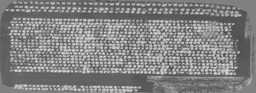
#> input picture asn2/lentil.png, 256 x 93 px, shrunk from 2194 x 800 before the run
$ jupyter execute asn2-q2.ipynb
#> lines starting #> are read from the running program, lines starting #| are printed output that depends on the picture
# Step 1: Blob detection

The `lentil.png` image is a greyscale image from constructed from the red light and near infrared light channels of a multispectral camera.  (Thanks to Dr. Kirstin Bett, Dept. of Plant Sciences, College of Agriculture for the image!).  The bright blobs you see in the middle section of the image are clusters of lentil plants called plots (each plot is a different genetic lineage).  These are areas of interest for plant breeders because they want to analyze the patches of plant, while ignoring the background soil.  To do that in an automated algorithm, we first have to find the plots!

Use one of the blob detection functions described at the end of the Topic 5 lecture slides to detect the blobs in the `lentil.png` image.  Obtain the best result you can from any one of the three available functions (in `skimage.feature`), namely `blob_log()`, `blob_dog()`, or `blob_doh()`.  Try the different functions and experiment with their parameters.   Don't worry too much about the correctness of the blobs at the very top and very bottom that are outside the area of the field trial.  These are not areas of interest.

For your best result, draw the blobs as circles on the output image and display the result.    The last slide of Topic 5 gives you an example of some code that does this.  Sample output is shown in the assignment description document.

Sample output is given in the assignment document but be aware that it is not necessarily representative of the quality of the blob detection that you might achieve because I did not spend more than 5 minutes tweaking the parameters.  You should be able to do at least as well, but possibly also better.

_Hint: as usual, it is suggested that you convert the image to dtype `float` before processing._

_Hint: the lentil field image is pretty big, so you'll need to set the figure size to something larger.  For me `plt.figure(figsize=(20,7))` worked well, but I have an almost 4K display.  Smaller may work for you._

[cell 1]
import skimage.io as io
import skimage.util as util
import skimage.feature as feat
import math as m
import matplotlib.pyplot as plt
import skimage.color as skcolor

# Write your code here.  It shouldn't take much.  Adapt the example on the last slide of the Topic 5 lecture notes.
lentil = io.imread("lentil.png")
#> lentil is the input picture: shape (93, 256); min 64, max 223, mean 129.7
# gray = skcolor.rgb2gray (lentil)
L_f = util.img_as_float(lentil)


blobs_log = feat.blob_log ( L_f , max_sigma =50 , num_sigma =15 , threshold =.1)
#> blobs_log = 881 rows, first 8: [52, 238, 1], [72, 137, 1], [10, 12, 1], [3, 74, 1], [20, 113, 1], [21, 194, 1], [72, 149, 1], [87, 139, 1]
# blobs_log = feat.blob_dog ( L_f , max_sigma =100 , min_sigma =5 ,  threshold =.5, overlap =0)
blobs_log [: , 2] = blobs_log [: , 2] * m.sqrt (2)

plt.figure ( figsize =( 20 , 7 ))
plt.imshow ( L_f )
for blob in blobs_log :
    y , x , r = blob
    c = plt.Circle (( x , y ), r , color ='lime' , linewidth =1 , fill = False )
    plt.gca().add_patch ( c )
#> this loop made 881 passes
#> (blob, y, x) on passes 1 to 3: ([52, 238, 1.41], 52, 238), ([72, 137, 1.41], 72, 137), ([10, 12, 1.41], 10, 12)
plt.title ( f'Detected blobs: { len ( blobs_log ) }' )
plt.axis ( 'off' )
plt.show ()
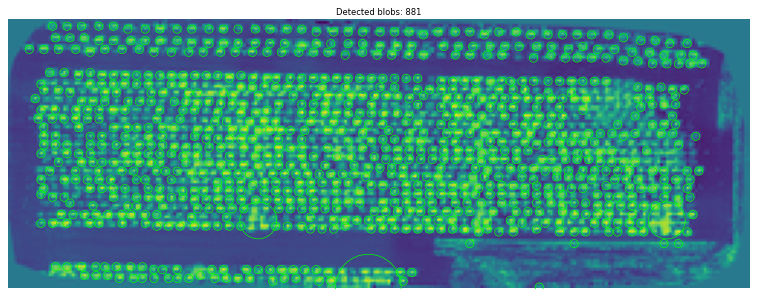
#> figure drawn by matplotlib, 1 panel
